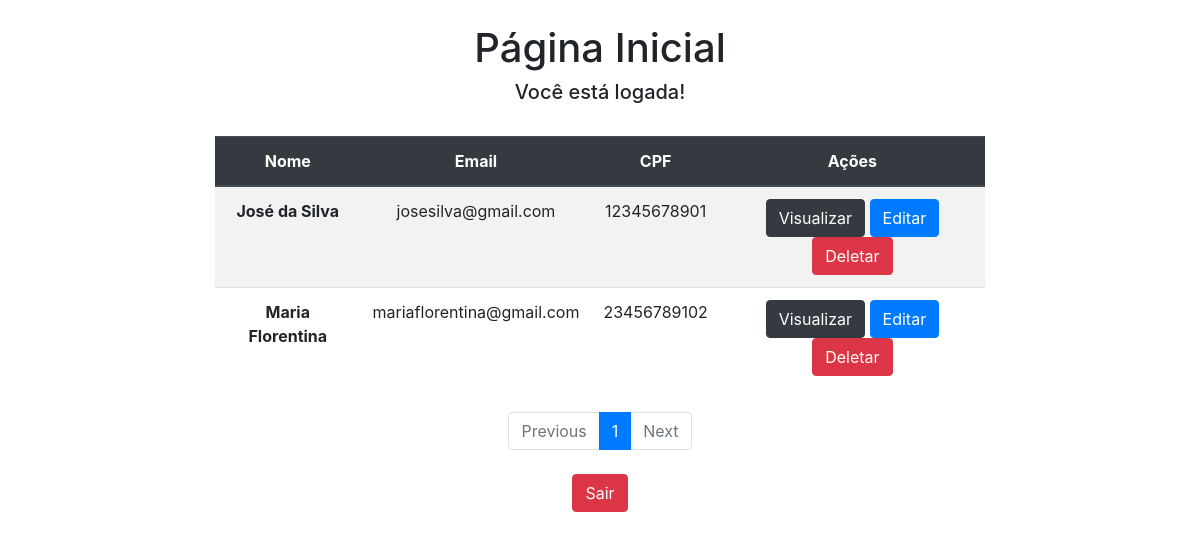
The app's page /, older data.
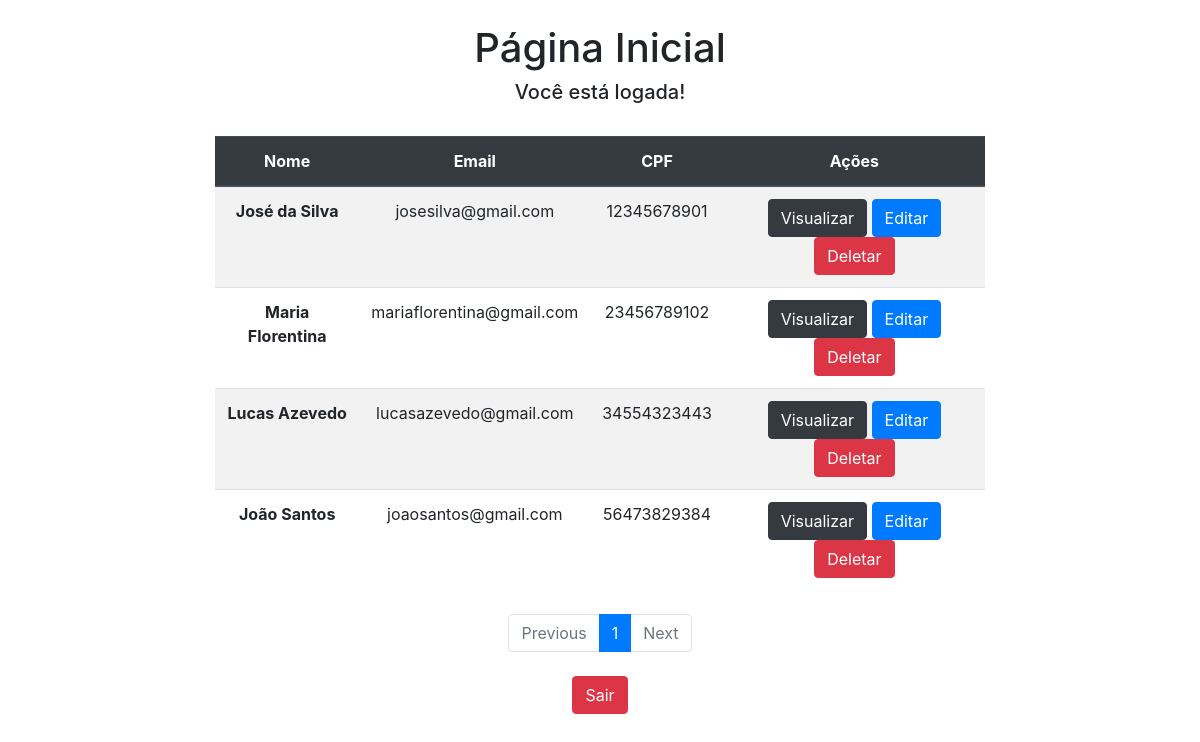
The same page, newer data.
### app/models.py (models this page shows)
class Usuarios(models.Model):
    nome = models.CharField(max_length=150)
    email = models.CharField(max_length=100)
    cpf = models.IntegerField(primary_key=True)
    tipo = models.BooleanField(default=False)
    password = models.CharField(max_length=100, default="")

### app/views.py (the view)
# urls.py: 2. Add a URL to urlpatterns:  path('', views.home, name='home')
def home(request):
  data = {}
  data['form'] = UsuariosForm()
  search = request.GET.get('search')
  if search:
    data['db'] = Usuarios.objects.filter(nome__icontains=search)
  else:
    data['db'] = Usuarios.objects.all()
  all = Usuarios.objects.all()
  paginator = Paginator(all, 4)
  pages = request.GET.get('page')
  data['db'] = paginator.get_page(pages)
  return render(request, 'index.html', data)

### app/templates/index.html (shortened to what this page needs)
<!DOCTYPE html>
<html lang="pt-br">
  <head>
    <link rel="stylesheet" href="https://stackpath.bootstrapcdn.com/bootstrap/4.3.1/css/bootstrap.min.css">
  </head>
  <body>
    <div class="col-8 m-auto pt-4 text-center">
      <h1>Página Inicial</h1>
      <h5>Você está logada!</h5>
    </div>
    <div class="col-8 m-auto pt-4 pb-2 text-center">
      <table class="table table-striped">
        <thead class="thead-dark">
          <tr>
            <th scope="col">Nome</th>
            <th scope="col">Email</th>
            <th scope="col">CPF</th>
            <th scope="col">Ações</th>
          </tr>
        </thead>
        <tbody>
          {% for dbs in db %}
            <tr>
              <th>{{dbs.nome}}</th>
              <td>{{dbs.email}}</td>
              <td>{{dbs.cpf}}</td>
              <td>
                <a href="view/{{dbs.cpf}}/" class="btn btn-dark">Visualizar</a>
                <a href="edit/{{dbs.cpf}}/" class="btn btn-primary">Editar</a>
                <a href="delete/{{dbs.cpf}}/" class="btn btn-danger btnDel">Deletar</a>
              </td>
            </tr>
          {% endfor %}
        </tbody>
      </table>
    </div>
    <nav aria-label="Page navigation example">
      <ul class="pagination justify-content-center">
        {% if db.has_previous %}
          <li class="page-item">
            <a class="page-link" href="?page={{ db.previous_page_number }}">Previous</a>
          </li>
        {% else %}
          <li class="page-item disabled">
            <a class="page-link" href="#" tabindex="-1" aria-disabled="true">Previous</a>
          </li>
        {% endif %}
        {% for i in db.paginator.page_range %}
          {% if db.number == i %}
            <li class="page-item active" aria-current="page">
              <span class="page-link">
                {{ i }}
              </span>
            </li>
          {% else %}
            <li class="page-item"><a class="page-link" href="?page={{ i }}">{{ i }}</a></li>
          {% endif %}
        {% endfor %}
        {% if db.has_next %}
          <li class="page-item">
            <a class="page-link" href="?page={{ db.next_page_number }}">Next</a>
          </li>
        {% else %}
          <li class="page-item disabled">
            <a class="page-link" href="#" tabindex="-1" aria-disabled="true">Next</a>
          </li>
        {% endif %}
      </ul>
    </nav>
    <div class="p-2 text-center">
      <a href="/login" class="btn btn-danger">Sair</a>
    </div>
    {% load static %}
  </body>
</html>

Row changes from the older to the newer data that the page shows:
added Usuarios: nome "Lucas Azevedo", email "lucasazevedo@gmail.com", cpf "34554323443"
added Usuarios: nome "João Santos", email "joaosantos@gmail.com", cpf "56473829384"
